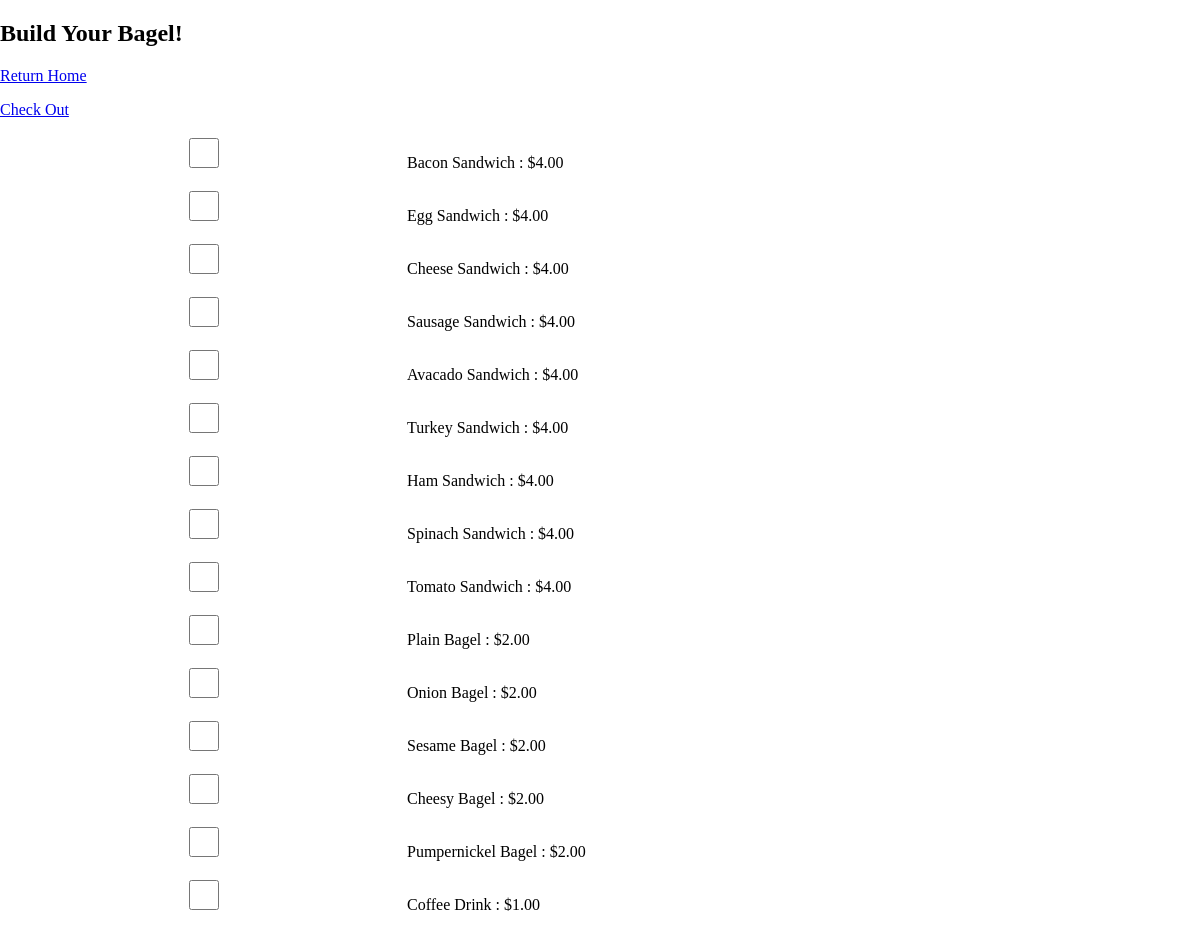
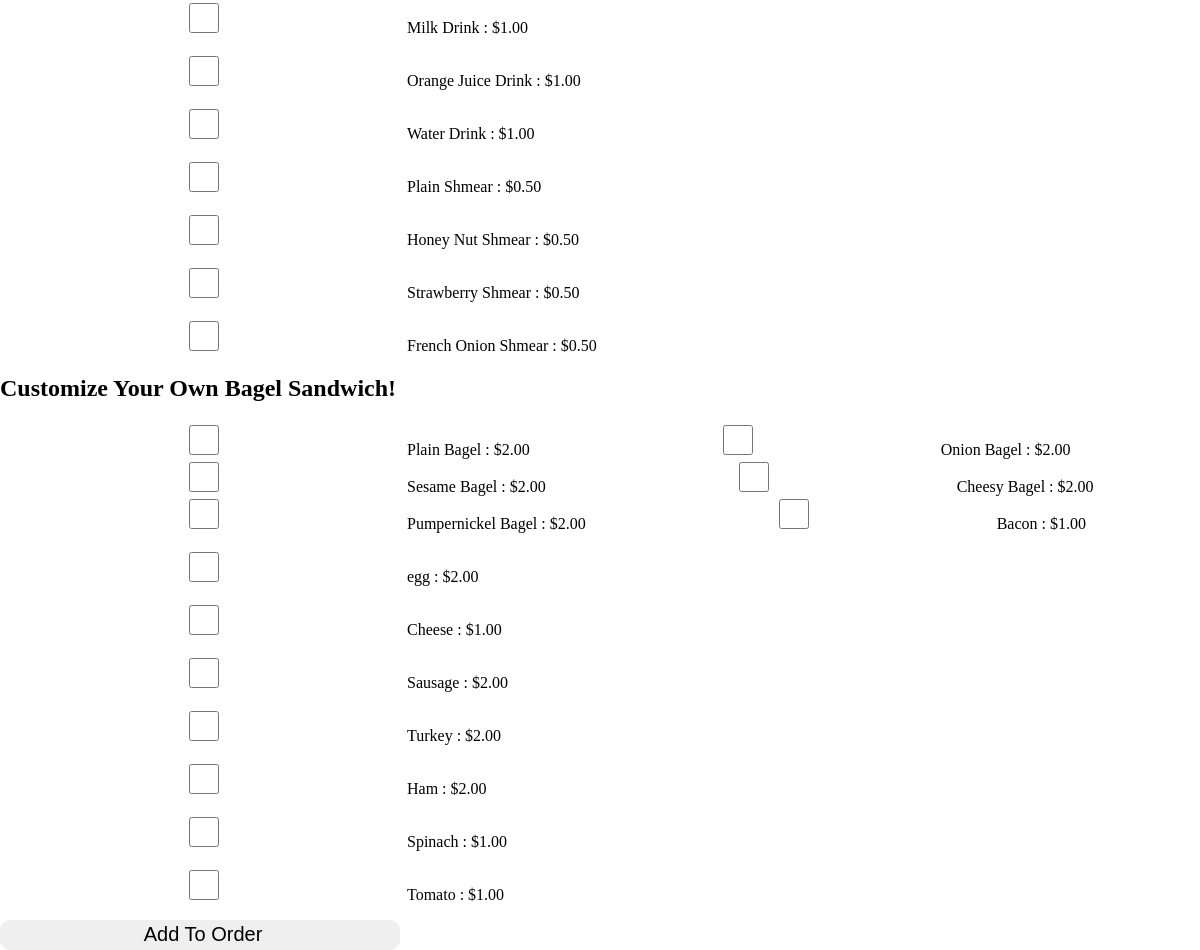
Page /home/build/ on the committed database (2 pictures, top to bottom).
### home/models.py (models this page shows, shortened)
class foodItem(models.Model):
    type = models.CharField(max_length=200)
    sub_type = models.CharField(max_length=200)
    inv_count = models.IntegerField()
    price = models.DecimalField(decimal_places=2,max_digits=10)
    item_id = models.IntegerField(default=random.randint(1000, 140000))
    def __str__(self):
        return self.sub_type

class Ingredients(models.Model):
    type = models.CharField(max_length=200)
    price = models.DecimalField(decimal_places=2, max_digits=10)
    inv_count = models.IntegerField(default=0)
    def __str__(self):
        return self.type

### home/views.py (the view)
# urls.py: path('build/', views.build, name='build'),
def build(request):
    print("Processing Order: ", request.method)
    food_list = foodItem.objects.order_by('-price')
    ingredient_list = Ingredients.objects.all()
    context = {
        'food_list': food_list,
        'ingredient_list': ingredient_list
    }
    if request.method == 'POST':
        form = CheckForm(request.POST)
        if form.is_valid():
            checked = request.POST.getlist('checked')
            ingrChecked = request.POST.getlist('ingrChecked')
            bagelCheck = request.POST.getlist('bagelCheck')
            order = request.user.profile.order
            for item in checked:
                currFoodItem = foodItem.objects.get(item_id=item)
                print("CurrFoodItem: ", currFoodItem.type)
                order.bagels.append(currFoodItem)
            sandwich = BagelSandwich.objects.create()
            sandwich.clearIng()
            for x in bagelCheck:
                sandwich.setBagel(x)
                break
            ingrs = []
            for item in ingrChecked:
                currIngr = Ingredients.objects.get(type=item)
                ingrs.append(currIngr)
            sandwich.setIngredients(ingrs)
            order.sandwiches.append(sandwich)
            print(order.bagels)
        return redirect('/build')
    else:
        return render(request, 'home/build.html', context)

### home/templates/home/build.html (shortened to what this page needs)
{% load static %}
<!DOCTYPE html>
<html lang="en">
	<head>
		<link href="{% static 'home/style.css' %}" rel="stylesheet">
	</head>
	<body>
		<h2>Build Your Bagel!</h2>
		<div>
			<a href='/home' >Return Home</a>
		</div>
			<p class="brown"><a href="checkout">Check Out</a></p>
			{% if food_list %}
			<form method="post">
				<div>
				{% for foodItem in food_list %}
					<input type="checkbox" class="center" value={{foodItem.item_id}} name="checked" id={{foodItem}}>{{ foodItem.sub_type }} {{foodItem.type}} : ${{foodItem.price}}</input>
				{% endfor %}
				<h2>Customize Your Own Bagel Sandwich!</h2>
				{% for item in food_list %}
					{% if item.type == 'Bagel' %}
						<input type="checkbox" class="center" value={{item.item_id}} name="bagelCheck" id={{item}}>{{ item.sub_type }} {{ item.type }} : ${{item.price}}</input>
					{% endif %}
				{% endfor %}
				{% for item in ingredient_list %}
					<input type="checkbox" class="center" value={{item.type}} name="ingrChecked" id={{item}}>{{ item.type }} : ${{item.price}}</input>
				{% endfor %}
					<input type="submit" value="Add To Order" class="menuItem"></input>
				</div>
			</form>
			{% else %}
				<p> No Items Are Available!</p>
			{% endif %}
	</body>
</html>

### home/static/home/style.css (style rules this page uses)
input { height: 30px; width: 400px; border-radius: 10px; border: none; font-size: 20px; padding-left: 12px; }
body { margin: 0; padding: 0; }

### rows in the picture
foodItem: sub_type "Bacon", type "Sandwich", price "4.00"
foodItem: sub_type "Egg", type "Sandwich", price "4.00"
foodItem: sub_type "Cheese", type "Sandwich", price "4.00"
foodItem: sub_type "Sausage", type "Sandwich", price "4.00"
foodItem: sub_type "Avacado", type "Sandwich", price "4.00"
foodItem: sub_type "Turkey", type "Sandwich", price "4.00"
foodItem: sub_type "Ham", type "Sandwich", price "4.00"
foodItem: sub_type "Spinach", type "Sandwich", price "4.00"
foodItem: sub_type "Tomato", type "Sandwich", price "4.00"
foodItem: sub_type "Plain", type "Bagel", price "2.00"
foodItem: sub_type "Onion", type "Bagel", price "2.00"
foodItem: sub_type "Sesame", type "Bagel", price "2.00"
foodItem: sub_type "Cheesy", type "Bagel", price "2.00"
foodItem: sub_type "Pumpernickel", type "Bagel", price "2.00"
foodItem: sub_type "Coffee", type "Drink", price "1.00"
foodItem: sub_type "Milk", type "Drink", price "1.00"
foodItem: sub_type "Orange Juice", type "Drink", price "1.00"
foodItem: sub_type "Water", type "Drink", price "1.00"
foodItem: sub_type "Plain", type "Shmear", price "0.50"
foodItem: sub_type "Honey Nut", type "Shmear", price "0.50"
foodItem: sub_type "Strawberry", type "Shmear", price "0.50"
foodItem: sub_type "French Onion", type "Shmear", price "0.50"
Ingredients: type "Bacon", price "1.00"
Ingredients: type "egg", price "2.00"
Ingredients: type "Cheese", price "1.00"
Ingredients: type "Sausage", price "2.00"
Ingredients: type "Turkey", price "2.00"
Ingredients: type "Ham", price "2.00"
Ingredients: type "Spinach", price "1.00"
Ingredients: type "Tomato", price "1.00"
